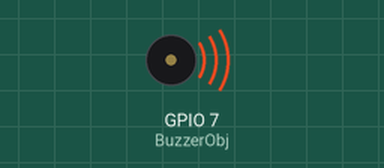
Bench run of a program on a simulated ESP32 board running MicroPython. On the bench: buzzer (waves = sounding). At 1.5 s the program stops and its outputs stay as they are.

Above: at 0.1 s.
At 0.6 s:
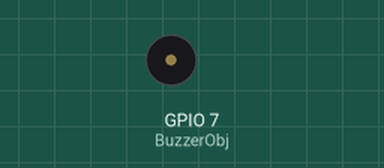
Timing chart, 0 to 2.1 s (numbered marks = the images above):
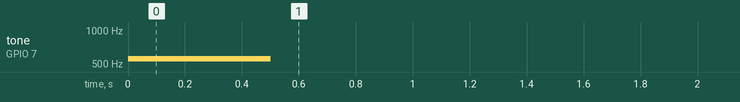

The program:

beepbyClass.py
```python
# 從 Paino 模組引入所有函式和類別
from Paino import *

# 設定蜂鳴器的腳位
buzzerPIN = 7  # 蜂鳴器連接的腳位

# 建立一個 Paino 類別的實例，並指定蜂鳴器的腳位
music = Paino(buzzerPIN)  # 使用 buzzerPIN 初始化 Paino 物件

# 使用 Paino 類別的 beep 函式發出蜂鳴器的聲音
music.beep()  # 發出預定義的蜂鳴器聲音
```

Paino.py
```python
# 引入 MicroPython 的 Pin、PWM 和時間相關模組
from machine import Pin, PWM  # 用於控制 GPIO 和 PWM
from time import sleep  # 用於延遲操作

# 定義 Paino 類，用於控制蜂鳴器
class Paino:
    __pin = 7  # 私有變數，表示蜂鳴器的預設引腳

    # 取得 pin 的屬性
    @property
    def pin(self):
        return self.__pin  # 返回私有變數 __pin

    # 設定 pin 的屬性
    @pin.setter
    def pin(self, nn):
        self.__pin = nn  # 更新私有變數 __pin
        self.BuzzerObj = PWM(Pin(self.__pin))  # 更新蜂鳴器的 PWM 物件

    # 初始化 Paino 類，設置引腳並初始化 PWM
    def __init__(self, setpin):
        self.__pin = setpin  # 設定引腳
        self.BuzzerObj = PWM(Pin(self.__pin))  # 初始化 PWM 物件

    # 控制蜂鳴器發出聲音
    def buzzer(self, frequency, sound_duration, silence_duration):
        # 設定占空比，讓蜂鳴器發出聲音
        self.BuzzerObj.duty_u16(int(65536 * 0.1))  # 設定占空比
        # 設定頻率
        self.BuzzerObj.freq(frequency)  # 設定頻率
        # 等待聲音持續時間
        sleep(sound_duration)  # 等待指定的聲音持續時間
        # 設定占空比為零，停止聲音
        self.BuzzerObj.duty_u16(int(65536 * 0))  # 停止蜂鳴器
        # 等待靜音時間
        sleep(silence_duration)  # 等待指定的靜音時間

    # 播放一首歌
    def playsong(self, song):
        for x in song:  # 對於歌曲中的每個音符
            self.buzzer(x[0], x[1], x[2])  # 播放音符
        self.BuzzerObj.deinit()  # 停用蜂鳴器

    # 發出一個聲音
    def beep(self):
        self.buzzer(554, 0.5, 1)  # 發出指定頻率和持續時間的聲音
```

Measured:
- by itself, tone on GPIO 7 (BuzzerObj): silent → 554 Hz at 0.00 s, → silent 0.50 s later
